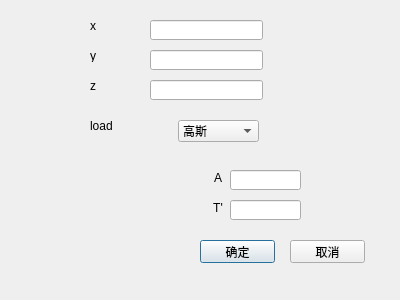
<?xml version="1.0" encoding="UTF-8"?>
<ui version="4.0">
 <class>LoadDlg</class>
 <widget class="QDialog" name="LoadDlg">
  <property name="geometry">
   <rect>
    <x>0</x>
    <y>0</y>
    <width>400</width>
    <height>300</height>
   </rect>
  </property>
  <property name="windowTitle">
   <string>load</string>
  </property>
  <widget class="QLabel" name="label">
   <property name="geometry">
    <rect>
     <x>90</x>
     <y>20</y>
     <width>54</width>
     <height>12</height>
    </rect>
   </property>
   <property name="text">
    <string>x</string>
   </property>
  </widget>
  <widget class="QLabel" name="label_2">
   <property name="geometry">
    <rect>
     <x>90</x>
     <y>50</y>
     <width>54</width>
     <height>12</height>
    </rect>
   </property>
   <property name="text">
    <string>y</string>
   </property>
  </widget>
  <widget class="QLabel" name="label_3">
   <property name="geometry">
    <rect>
     <x>90</x>
     <y>80</y>
     <width>54</width>
     <height>12</height>
    </rect>
   </property>
   <property name="text">
    <string>z</string>
   </property>
  </widget>
  <widget class="QLineEdit" name="lineEdit">
   <property name="geometry">
    <rect>
     <x>150</x>
     <y>20</y>
     <width>113</width>
     <height>20</height>
    </rect>
   </property>
  </widget>
  <widget class="QLineEdit" name="lineEdit_2">
   <property name="geometry">
    <rect>
     <x>150</x>
     <y>50</y>
     <width>113</width>
     <height>20</height>
    </rect>
   </property>
  </widget>
  <widget class="QLineEdit" name="lineEdit_3">
   <property name="geometry">
    <rect>
     <x>150</x>
     <y>80</y>
     <width>113</width>
     <height>20</height>
    </rect>
   </property>
  </widget>
  <widget class="QLabel" name="label_4">
   <property name="geometry">
    <rect>
     <x>90</x>
     <y>120</y>
     <width>54</width>
     <height>12</height>
    </rect>
   </property>
   <property name="text">
    <string>load</string>
   </property>
  </widget>
  <widget class="QComboBox" name="comboBox">
   <property name="geometry">
    <rect>
     <x>178</x>
     <y>120</y>
     <width>81</width>
     <height>22</height>
    </rect>
   </property>
   <item>
    <property name="text">
     <string>高斯</string>
    </property>
   </item>
   <item>
    <property name="text">
     <string>随机</string>
    </property>
   </item>
   <item>
    <property name="text">
     <string>单频</string>
    </property>
   </item>
  </widget>
  <widget class="QStackedWidget" name="stackedWidget_2">
   <property name="geometry">
    <rect>
     <x>40</x>
     <y>150</y>
     <width>291</width>
     <height>71</height>
    </rect>
   </property>
   <property name="currentIndex">
    <number>0</number>
   </property>
   <widget class="QWidget" name="page_3">
    <widget class="QLabel" name="label_9">
     <property name="geometry">
      <rect>
       <x>0</x>
       <y>20</y>
       <width>171</width>
       <height>41</height>
      </rect>
     </property>
     <property name="text">
      <string/>
     </property>
     <property name="pixmap">
      <pixmap resource="res.qrc">:/new/images/formula4.png</pixmap>
     </property>
    </widget>
    <widget class="QLabel" name="label_5">
     <property name="geometry">
      <rect>
       <x>170</x>
       <y>20</y>
       <width>16</width>
       <height>16</height>
      </rect>
     </property>
     <property name="minimumSize">
      <size>
       <width>8</width>
       <height>0</height>
      </size>
     </property>
     <property name="text">
      <string>A</string>
     </property>
     <property name="alignment">
      <set>Qt::AlignCenter</set>
     </property>
    </widget>
    <widget class="QLineEdit" name="lineEdit_4">
     <property name="geometry">
      <rect>
       <x>190</x>
       <y>20</y>
       <width>71</width>
       <height>20</height>
      </rect>
     </property>
     <property name="sizePolicy">
      <sizepolicy hsizetype="Ignored" vsizetype="Fixed">
       <horstretch>0</horstretch>
       <verstretch>0</verstretch>
      </sizepolicy>
     </property>
     <property name="minimumSize">
      <size>
       <width>20</width>
       <height>0</height>
      </size>
     </property>
    </widget>
    <widget class="QLabel" name="label_6">
     <property name="geometry">
      <rect>
       <x>170</x>
       <y>50</y>
       <width>16</width>
       <height>16</height>
      </rect>
     </property>
     <property name="minimumSize">
      <size>
       <width>8</width>
       <height>0</height>
      </size>
     </property>
     <property name="text">
      <string>T'</string>
     </property>
     <property name="alignment">
      <set>Qt::AlignCenter</set>
     </property>
    </widget>
    <widget class="QLineEdit" name="lineEdit_7">
     <property name="geometry">
      <rect>
       <x>190</x>
       <y>50</y>
       <width>71</width>
       <height>20</height>
      </rect>
     </property>
     <property name="sizePolicy">
      <sizepolicy hsizetype="Ignored" vsizetype="Fixed">
       <horstretch>0</horstretch>
       <verstretch>0</verstretch>
      </sizepolicy>
     </property>
    </widget>
   </widget>
   <widget class="QWidget" name="page_4">
    <widget class="QLabel" name="label_11">
     <property name="geometry">
      <rect>
       <x>10</x>
       <y>20</y>
       <width>171</width>
       <height>41</height>
      </rect>
     </property>
     <property name="text">
      <string/>
     </property>
     <property name="pixmap">
      <pixmap resource="res.qrc">:/new/images/formula5.png</pixmap>
     </property>
    </widget>
   </widget>
   <widget class="QWidget" name="page_5">
    <widget class="QLabel" name="label_10">
     <property name="geometry">
      <rect>
       <x>10</x>
       <y>30</y>
       <width>151</width>
       <height>36</height>
      </rect>
     </property>
     <property name="text">
      <string/>
     </property>
     <property name="pixmap">
      <pixmap resource="res.qrc">:/new/images/formula6.png</pixmap>
     </property>
    </widget>
    <widget class="QLabel" name="label_7">
     <property name="geometry">
      <rect>
       <x>170</x>
       <y>20</y>
       <width>16</width>
       <height>16</height>
      </rect>
     </property>
     <property name="minimumSize">
      <size>
       <width>8</width>
       <height>0</height>
      </size>
     </property>
     <property name="text">
      <string>A</string>
     </property>
     <property name="alignment">
      <set>Qt::AlignCenter</set>
     </property>
    </widget>
    <widget class="QLineEdit" name="lineEdit_5">
     <property name="geometry">
      <rect>
       <x>190</x>
       <y>20</y>
       <width>71</width>
       <height>20</height>
      </rect>
     </property>
     <property name="sizePolicy">
      <sizepolicy hsizetype="Ignored" vsizetype="Fixed">
       <horstretch>0</horstretch>
       <verstretch>0</verstretch>
      </sizepolicy>
     </property>
    </widget>
    <widget class="QLabel" name="label_8">
     <property name="geometry">
      <rect>
       <x>170</x>
       <y>50</y>
       <width>16</width>
       <height>16</height>
      </rect>
     </property>
     <property name="minimumSize">
      <size>
       <width>4</width>
       <height>0</height>
      </size>
     </property>
     <property name="text">
      <string>ω</string>
     </property>
     <property name="alignment">
      <set>Qt::AlignCenter</set>
     </property>
    </widget>
    <widget class="QLineEdit" name="lineEdit_6">
     <property name="geometry">
      <rect>
       <x>190</x>
       <y>50</y>
       <width>71</width>
       <height>20</height>
      </rect>
     </property>
     <property name="sizePolicy">
      <sizepolicy hsizetype="Ignored" vsizetype="Fixed">
       <horstretch>0</horstretch>
       <verstretch>0</verstretch>
      </sizepolicy>
     </property>
    </widget>
   </widget>
  </widget>
  <widget class="QPushButton" name="pushButton">
   <property name="geometry">
    <rect>
     <x>200</x>
     <y>240</y>
     <width>75</width>
     <height>23</height>
    </rect>
   </property>
   <property name="text">
    <string>确定</string>
   </property>
  </widget>
  <widget class="QPushButton" name="pushButton_2">
   <property name="geometry">
    <rect>
     <x>290</x>
     <y>240</y>
     <width>75</width>
     <height>23</height>
    </rect>
   </property>
   <property name="text">
    <string>取消</string>
   </property>
  </widget>
 </widget>
 <resources>
  <include location="res.qrc"/>
 </resources>
 <connections>
  <connection>
   <sender>comboBox</sender>
   <signal>currentIndexChanged(int)</signal>
   <receiver>stackedWidget_2</receiver>
   <slot>setCurrentIndex(int)</slot>
   <hints>
    <hint type="sourcelabel">
     <x>195</x>
     <y>129</y>
    </hint>
    <hint type="destinationlabel">
     <x>170</x>
     <y>166</y>
    </hint>
   </hints>
  </connection>
 </connections>
</ui>
